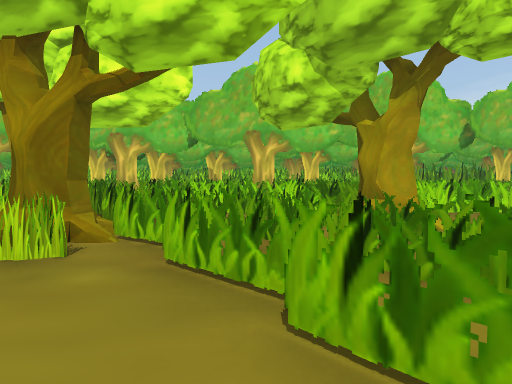
view 1 (above)

14 first-person views from a walk through a Unity game level. The camera is 0.59 m above the floor, tilts 2° down and sees 70° across. The floor is counted in squares, 1 m on a side. Each view is taken from the middle of a square. On the plan, view 1 faces up. The plan holds only what a view shows up to about 10 squares ahead; the rest is blank. The place goes on beyond the plan.

view 2
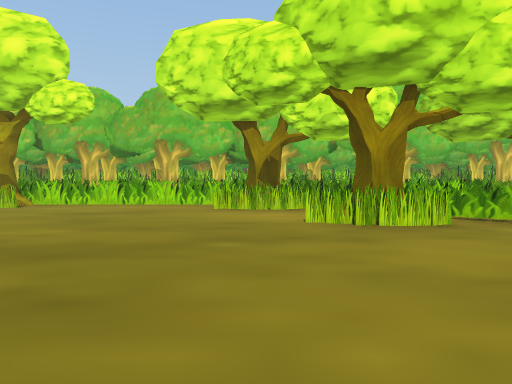

view 3
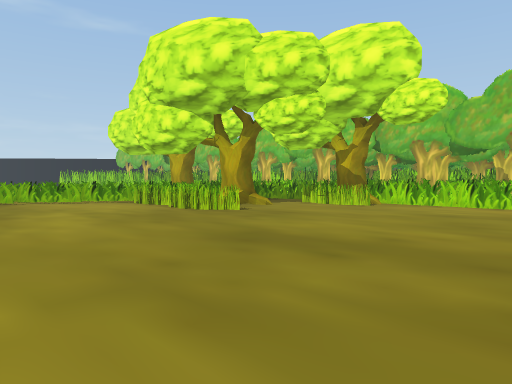

view 4
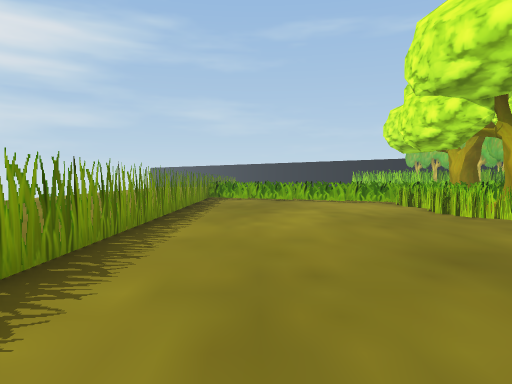

view 5
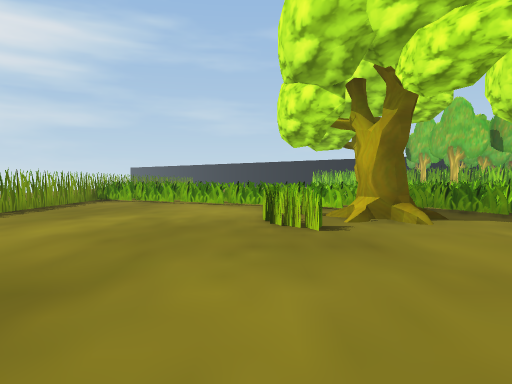

view 6
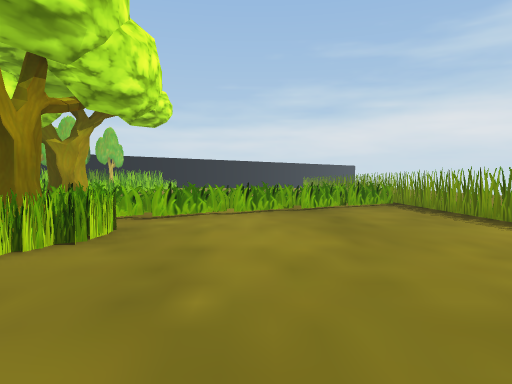

view 7
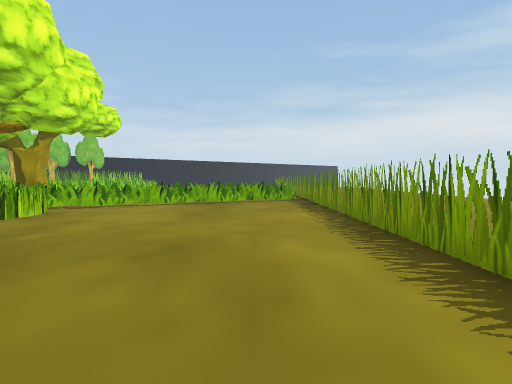

view 8
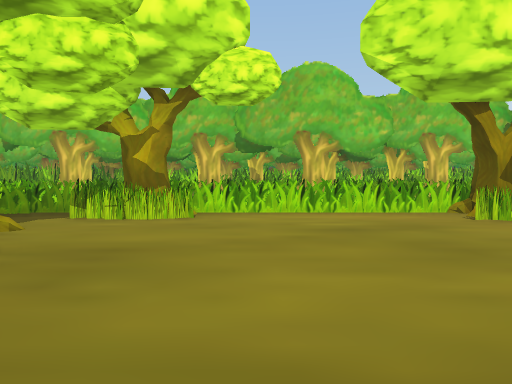

view 9
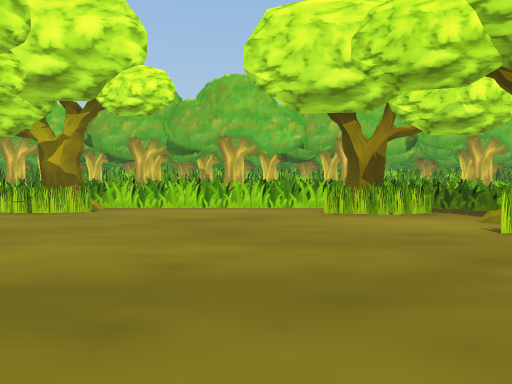

view 10
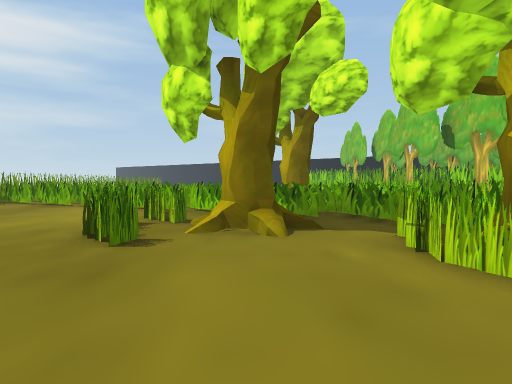

view 11
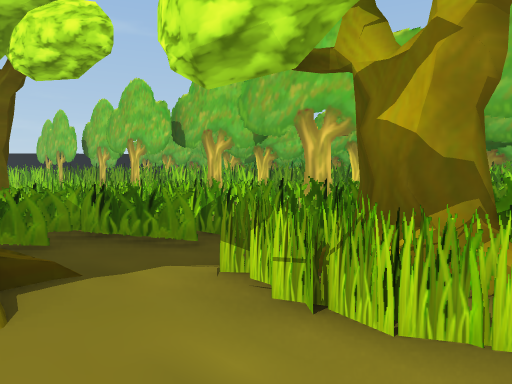

view 12
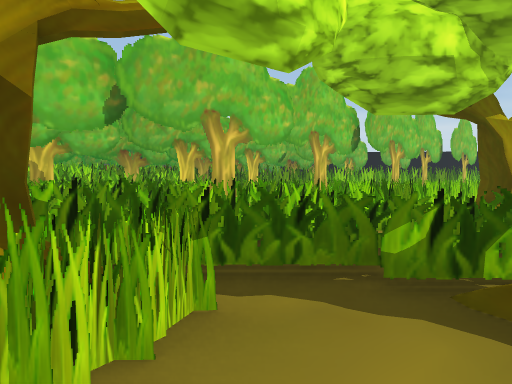

view 13
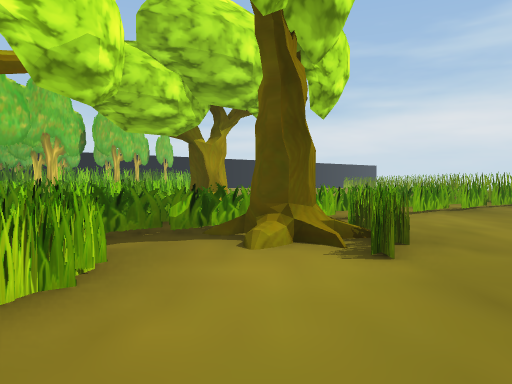

view 14
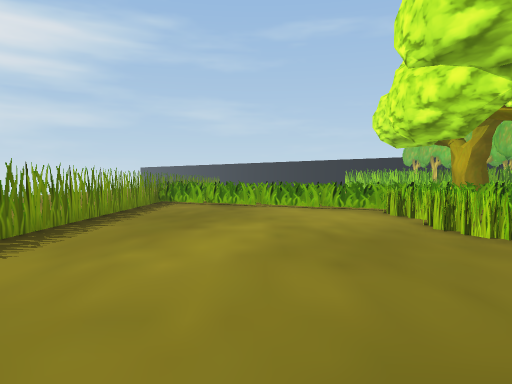

### Floor plan
Key: @ floor where view 1 was taken; # wall or solid block; x gap in a wall; . floor; = window, fence, low wall or low ledge.
Columns run from 18 left of view 1 to 4 right of it. Each row starts with its distance up from view 1.
  8 #######################
  7 #       x     x       #
  6  #####==#=....x=#######
  5   ##==.......==.===##.
  4    ===##........#===.
  3    ======......=#====
  2   ====.=..........===
  1   ==...............===#
  0  ===..............@====
 -1  ==.................===
 -2  ==.................==#
 -3  ##################=###

Where each view was taken, in squares from view 1:
view 1: 0 up, 0 right, facing up
view 2: 2 down, 4 left, facing up
view 3: 2 down, 5 left, facing up-left
view 4: 1 down, 5 left, facing left
view 5: 2 up, 6 left, facing left
view 6: 1 up, 6 left, facing right
view 7: 1 down, 8 left, facing right
view 8: 0 up, 8 left, facing up
view 9: 1 down, 6 left, facing up
view 10: 4 up, 7 left, facing left
view 11: 4 up, 9 left, facing up-left
view 12: 4 up, 4 left, facing up-right
view 13: 4 up, 6 left, facing right
view 14: 0 up, 7 left, facing left
